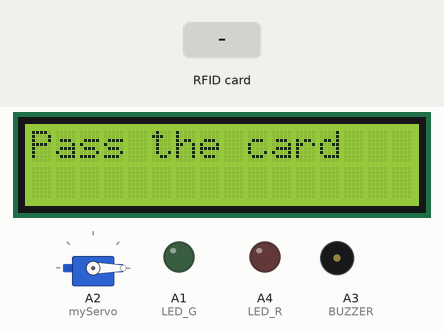
The sketch below on a simulated Arduino Uno, built with avr-gcc and run on an emulated ATmega328P. Shown: servo, 16×2 character LCD, output pins drawn as LEDs (lit = HIGH), buzzer (waves = sounding). The inputs (shaded band) are chosen by the test bench. Pins used as bus, display or sensor lines are not drawn; what the sketch prints to the serial monitor is not drawn.

Above: at 1.3 s.
1.4 s: RFID card DA 8A 25 D9 held to the reader
At 2.5 s:
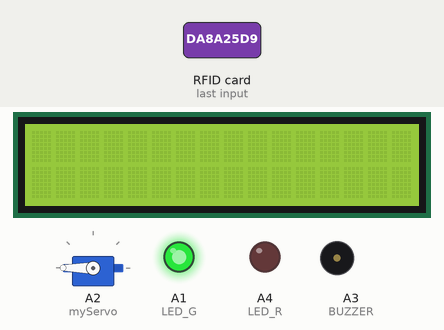
4.3 s: RFID card 5E 7A 19 C4 held to the reader
At 4.7 s:
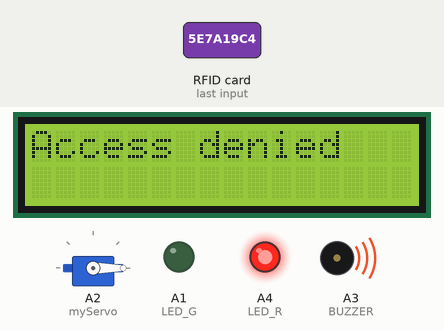
6.3 s: RFID card EB 60 D6 2B held to the reader
At 8.1 s:
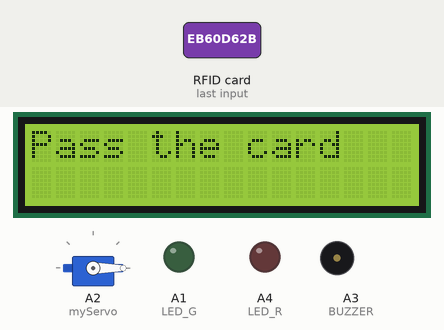
Timing chart, 0 to 9.6 s (numbered marks = the images above; inputs shaded):
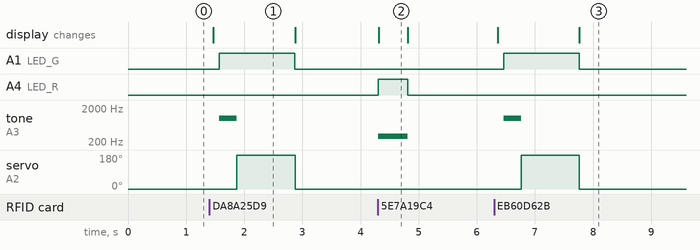

The sketch:

Turntable_control_program_with_display.ino
```cpp
//------------------Turntable control program with display ------------//
//----------------------------By: StarckL2 ----------------------------//
//------------------Insta acc: @marcellowellingtonra ------------------//

//---------------------------Display LCD 16x2--------------------------//
// Conections: VSS on GND / VDD on 5v / VO on central pin potentiometer//
//             RS on 2 / RW on GND / E on 3 / D4 to D7 4,5,6,7         //
//             A on 5v / K on GND                                      //
//--------------------------------MFRC522------------------------------//
// Conections: SDA on 10 / SCK on 13 / MOSI on 11 / MISO on 12         //
//             NC off / GND on GND / RST on 7 / 3.3v on 3.3v           //

//-----------------------------Libraries-------------------------------//
//MFRC522:https://github.com/StarckL2/RFID-Library-for-MFRC522-Arduino //
//LiquidCrystal:https://github.com/StarckL2/LiquidCrystal-Arduino      //
//-------------------------------Thanks !------------------------------//


//------------ Including libraries ---------------//
#include <SPI.h>   // Serial Peripheral Interface (SPI)
#include <MFRC522.h> // RFID Library for MFRC522 (SPI)
#include <Servo.h> // Servo Library
#include <LiquidCrystal.h>  // LCD display Library

//--------------- Definitions ------------------//

#define RST_PIN         9          // Configurable, see typical pin layout above
#define SS_PIN          10         // Configurable, see typical pin layout above
#define LED_G           A1           // Red led door
#define LED_R           A4           // Green led door
#define BUZZER          A3           // BUZZER door
MFRC522 mfrc522(SS_PIN, RST_PIN);  // Create MFRC522 instance
Servo myServo;    // Variable to the servo
LiquidCrystal lcd(2,3,4,5,6,7); // Display ports
MFRC522::MIFARE_Key key;


void setup() {

	Serial.begin(9600);		// Initialize serial communications with the PC
	SPI.begin();			// Init SPI bus
	mfrc522.PCD_Init();		// Init MFRC522
  myServo.attach(A2);  //Servo pin
  myServo.write(0); // Servo start position
  pinMode(LED_G, OUTPUT);
  pinMode(LED_R, OUTPUT);
  pinMode(BUZZER, OUTPUT);
  noTone(BUZZER);
 	Serial.println(F("Put your card in the reader"));
  Serial.println();
  lcd.begin(16,2);    // Starts the LCD and specifies size
  lcd.clear();
  mensagemini();  // Homme screen
  for (byte i = 0; i < 6; i++) key.keyByte[i] = 0xFF; //Prepare key - factory default = FFFFFFFFFFFFh

  }

void loop() {

    //Waiting for card
if ( ! mfrc522.PICC_IsNewCardPresent()) {
  return;
  }

  // Select one of the cards
  if ( ! mfrc522.PICC_ReadCardSerial()) {
    return;
  }

  Serial.println(F("Card detected"));

  //Show UID on serial monitor
  Serial.print("Card number");

  String content= "";
  byte letter;
  for (byte i = 0; i < mfrc522.uid.size; i++)
  {
    Serial.print(mfrc522.uid.uidByte[i] < 0x10 ? " 0 " : " ");
    Serial.print(mfrc522.uid.uidByte[i], HEX);
    content.concat(String(mfrc522.uid.uidByte[i] < 0x10 ? " 0" : " "));
    content.concat(String(mfrc522.uid.uidByte[i], HEX));
  }

  // Finds the name in the card's memory
  byte block;
  byte len;
  byte buffer1[18];
  MFRC522::StatusCode status;

  //-------------Authorization test--------------//
  Serial.println();
  Serial.print("Message : ");
  content.toUpperCase();

  // UID of authorized cards - Replaced
  if (content.substring(1) == "DA 8A 25 D9" || content.substring(1) == "EB 60 D6 2B" )
  {
    Serial.println("Authorized entry");
    Serial.println();
    Serial.print("Name: ");

     block = 4;
     len = 18;

  // Get sector data 1, block 4 = Name
  byte sector         = 1;
  byte blockAddr      = 4;
  byte trailerBlock   = 7;
  byte status;
  byte buffer[18];
  byte size = sizeof(buffer);

  // Authentication using key A
  status=mfrc522.PCD_Authenticate(MFRC522::PICC_CMD_MF_AUTH_KEY_A,
                                  trailerBlock, &key, &(mfrc522.uid));
  if (status != MFRC522::STATUS_OK) {
    Serial.print(F("PCD_Authenticate() failed: "));
    Serial.print(mfrc522.GetStatusCodeName(status));
    return;
  }
  status = mfrc522.MIFARE_Read(blockAddr, buffer, &size);
  if (status != MFRC522::STATUS_OK) {
    Serial.print(F("MIFARE_Read() failed: "));
    Serial.print(mfrc522.GetStatusCodeName(status));
  }

  // Displays the first name data on the Serial Monitor and LCD
  lcd.clear();
  lcd.setCursor(0, 0);
  for (byte i = 1; i < 16; i++)
  {
    Serial.print(char(buffer[i]));
    lcd.write(char(buffer[i]));
  }

  // Get sector data 0, block 1 = Last name
  sector         = 0;
  blockAddr      = 1;
  trailerBlock   = 3;

  // Authentication using key A for the last name
  status=mfrc522.PCD_Authenticate(MFRC522::PICC_CMD_MF_AUTH_KEY_A,
                                  trailerBlock, &key, &(mfrc522.uid));
  if (status != MFRC522::STATUS_OK)
  {
    Serial.print(F("PCD_Authenticate() failed: "));
    Serial.print(mfrc522.GetStatusCodeName(status));
    return;
  }
  status = mfrc522.MIFARE_Read(blockAddr, buffer, &size);
  if (status != MFRC522::STATUS_OK)
  {
    Serial.print(F("MIFARE_Read() failed: "));
    Serial.print(mfrc522.GetStatusCodeName(status));
  }

  //Displays the last name
  lcd.setCursor(0, 1);
  for (byte i = 0; i < 16; i++)
  {
    Serial.print(char(buffer[i]));
    lcd.write(char(buffer[i]));
  }
    delay(100);
    digitalWrite(LED_G, HIGH);
    tone(BUZZER, 1000);
    delay(300);
    noTone(BUZZER);
    myServo.write(180);
    delay(1000);
    myServo.write(0);
    digitalWrite(LED_G, LOW);
  }

  // If the test fails
  else {
    Serial.println("Access denied");
    digitalWrite(LED_R, HIGH);
    tone(BUZZER, 300);
    lcd.clear();
    lcd.setCursor(0, 0);
    lcd.print("Access denied");
    delay(500);
    noTone(BUZZER);
    tone(BUZZER, 300);
    digitalWrite(LED_R, LOW);
    noTone(BUZZER);

  }

  mfrc522.PICC_HaltA();   // Halt PICC
  mfrc522.PCD_StopCrypto1();  // Stop encryption on PCD
  mensagemini();
}
void mensagemini()  {
  lcd.clear();
  lcd.print("Pass the card");  // Homme screen
  }
```

Measured:
- after the input at 1.4 s, A1 (LED_G): LOW → HIGH after 0.17 s, → LOW 1.3 s later; tone on A3 (BUZZER): silent → 1000 Hz after 0.17 s, → silent 0.30 s later; servo on A2 (myServo): 0° → 180° after 0.47 s, → 0° 1.0 s later; the display: changes after 0.07 s (image 1)
- after the input at 4.3 s, A4 (LED_R): LOW → HIGH at once, → LOW 0.50 s later; tone on A3 (BUZZER): silent → 300 Hz at once, → silent 0.50 s later; the display: changes at once (image 2)
- after the input at 6.3 s, A1 (LED_G): LOW → HIGH after 0.16 s, → LOW 1.3 s later; tone on A3 (BUZZER): silent → 1000 Hz after 0.16 s, → silent 0.30 s later; servo on A2 (myServo): 0° → 180° after 0.46 s, → 0° 1.0 s later; the display: first changes after 0.06 s (image 3 shows a later state)
- what the display in image 1 shows lasts 1.4 s, from 1.5 s to 2.9 s
- what the display in image 2 shows lasts 0.5 s, from 4.3 s to 4.8 s
